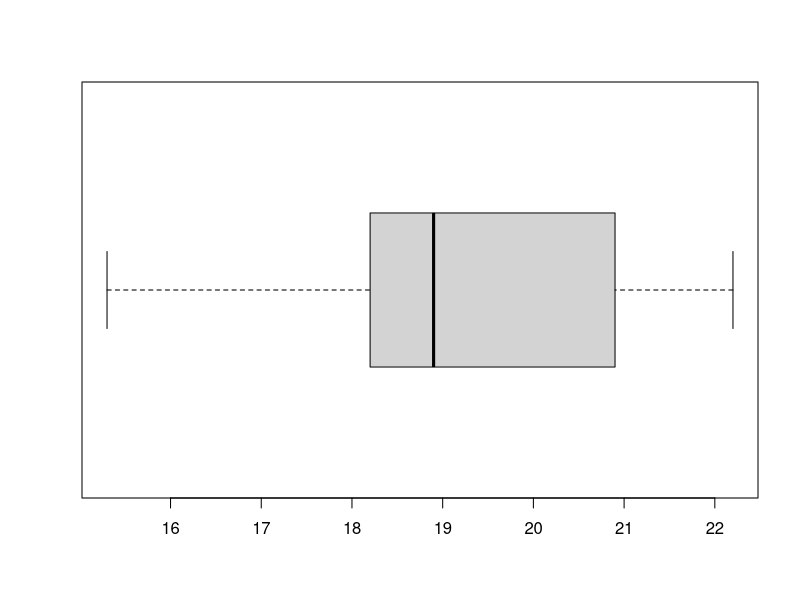
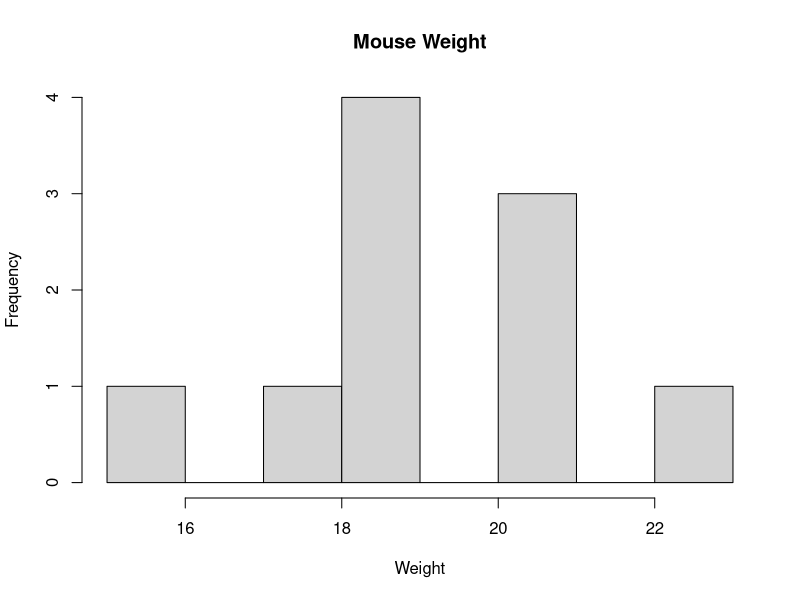

R code for these plots, in order:
## ---- chunk 1
set.seed(1234) 
my_data <- data.frame( name = paste0(rep("M_", 10), 1:10), weight = round(rnorm(10, 20, 2), 1) )
View(my_data)
## ---- chunk 2
#Mencari mean dari kolom weight
hasil_mean = mean(my_data$weight)
print(hasil_mean)
## ---- chunk 3
#Mencari median dari kolom weight
hasil_median = median(my_data$weight)
print(hasil_median)
## ---- chunk 4
boxplot(my_data$weight, horizontal = TRUE)
## ---- chunk 5
hist(my_data$weight,main = 'Mouse Weight', xlab = 'Weight')
## ---- chunk 6
hasil = t.test(my_data$weight, mu = 25)
hasil
